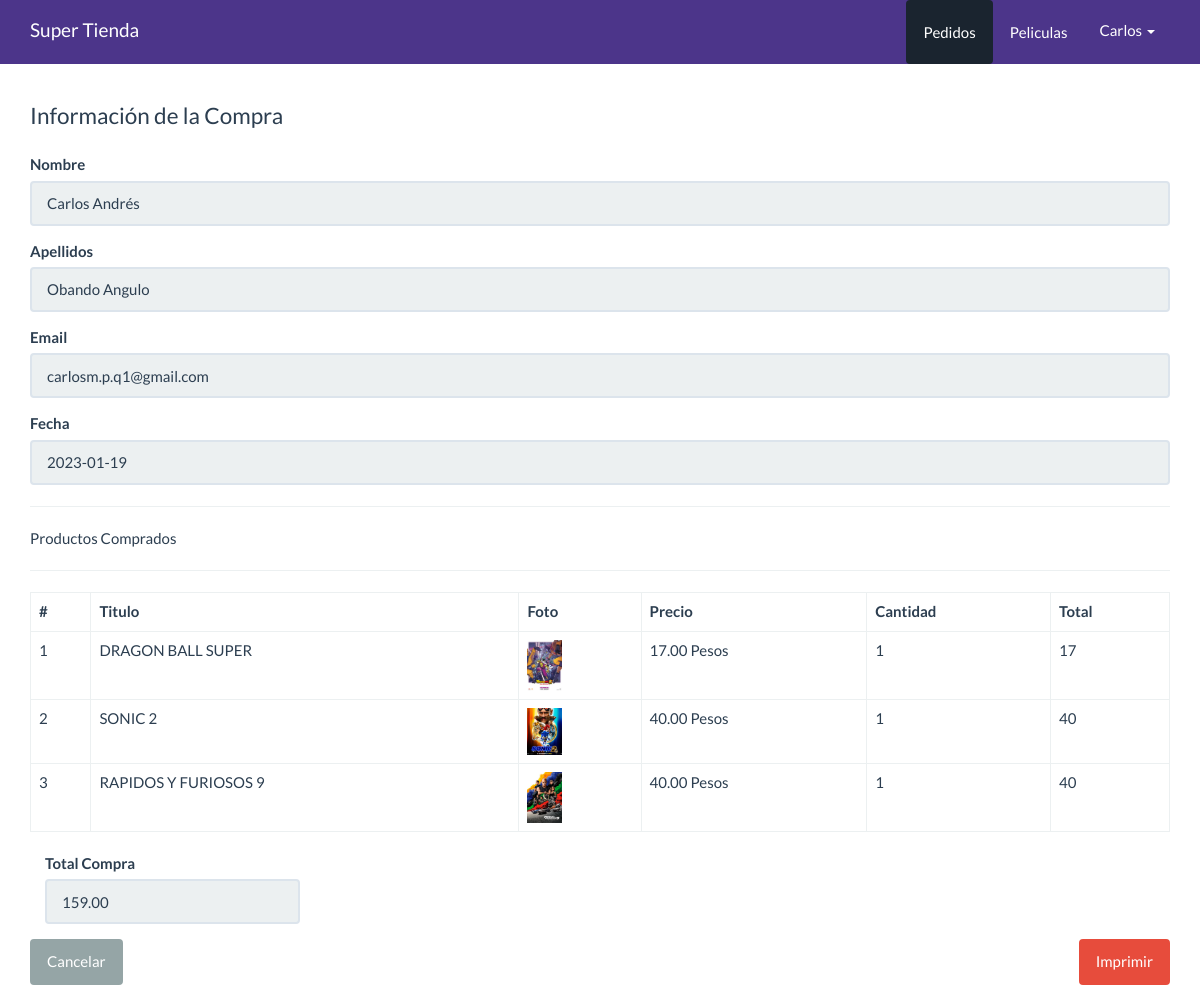
The app's page /Panel/pedidos/ver.php?id=1 (signed in) with its own data.
### tables this page shows
CREATE TABLE `pedidos` (
  `id` int(10) NOT NULL,
  `cliente_id` int(11) NOT NULL,
  `total` decimal(10,2) NOT NULL,
  `fecha` date NOT NULL,
  `estado` int(11) NOT NULL DEFAULT 1
);

CREATE TABLE `clientes` (
  `id` int(10) NOT NULL,
  `nombre` varchar(80) NOT NULL,
  `apellidos` varchar(100) NOT NULL,
  `email` varchar(50) NOT NULL,
  `telefono` varchar(15) NOT NULL,
  `comentario` varchar(300) NOT NULL
);

CREATE TABLE `detalle_pedidos` (
  `id` int(11) NOT NULL,
  `pedido_id` int(11) NOT NULL,
  `pelicula_id` int(11) NOT NULL,
  `precio` decimal(10,2) NOT NULL,
  `cantidad` int(11) NOT NULL,
  `estado` int(11) NOT NULL DEFAULT 1
);

CREATE TABLE `peliculas` (
  `id` int(11) NOT NULL,
  `titulo` varchar(80) NOT NULL,
  `descripcion` varchar(300) NOT NULL,
  `foto` varchar(100) NOT NULL,
  `precio` decimal(10,2) NOT NULL,
  `categoria_id` int(10) NOT NULL,
  `fecha` date NOT NULL,
  `estado` int(11) NOT NULL DEFAULT 1
);

### src/Pedido.php (called while the page is built, shortened)
<?php
class Pedido{
    private $cn = null;
    public function __construct(){
        $this->config = parse_ini_file(__DIR__.'/../config.ini') ;
        $this->cn = new \PDO( $this->config['dns'], $this->config['usuario'],$this->config['clave'],array(
            \PDO::MYSQL_ATTR_INIT_COMMAND => 'SET NAMES utf8'
        ));
    }
    public function mostrarPorId($id)
    {
        $sql = "SELECT p.id, nombre, apellidos, email, total, fecha FROM pedidos p
        INNER JOIN clientes c ON p.cliente_id = c.id WHERE p.id = :id";
        $resultado = $this->cn->prepare($sql);
        $_array = array(
            ':id'=>$id
        );
        if($resultado->execute($_array ))
            return  $resultado->fetch();
        return false;
    }
    public function mostrarDetallePorIdPedido($id)
    {
        $sql = "SELECT
                dp.id,
                pe.titulo,
                dp.precio,
                dp.cantidad,
                pe.foto
                FROM detalle_pedidos dp
                INNER JOIN peliculas pe ON pe.id= dp.pelicula_id
                WHERE dp.pedido_id = :id";
        $resultado = $this->cn->prepare($sql);
        $_array = array(
            ':id'=>$id
        );
        if($resultado->execute( $_array))
            return  $resultado->fetchAll();
        return false;
    }
}

### Panel/pedidos/ver.php (the view, shortened to what this page needs)
<!DOCTYPE html>
<html lang="en">
  <head>
    <link rel="stylesheet" href="../../assets/css/bootstrap.min.css">
    <link rel="stylesheet" href="../../assets/css/style.css">
  </head>
  <body>
    <nav class="navbar navbar-default navbar-fixed-top head">
      <div class="container">
        <div class="navbar-header">
          <a class="navbar-brand" href="../dashboard.php">Super Tienda</a>
        </div>
        <div id="navbar" class="navbar-collapse collapse">
          <ul class="nav navbar-nav pull-right">
            <li class="active">
              <a href="index.php" class="btn">Pedidos</a>
            </li>
            <li>
              <a href="../peliculas/index.php" class="btn">Peliculas</a>
            </li>
            <li class="dropdown">
                <a href="#" class="dropdown-toggle" data-toggle="dropdown" role="button" aria-haspopup="true" aria-expanded="false"><?php print$_SESSION['usuario_info']['nombre_usuario']; ?> <span class="caret"></span></a>
            </li>
          </ul>
        </div>
      </div>
    </nav>
    <div class="container" id="main">
    <div class="row">
          <div class="col-md-12">
            <fieldset>
                <?php
                    $id = $_GET['id'];
                    $pedido = new Supertienda\Pedido;
                    $info_pedido = $pedido->mostrarPorId($id);
                    $info_detalle_pedido = $pedido->mostrarDetallePorIdPedido($id);
                ?>
                <legend>Información de la Compra</legend>
                <div class="form-group">
                    <label>Nombre</label>
                    <input value="<?php print $info_pedido['nombre'] ?>" type="text" class="form-control" readonly>
                </div>
                <div class="form-group">
                    <label>Apellidos</label>
                    <input value="<?php print $info_pedido['apellidos'] ?>" type="text" class="form-control" readonly>
                </div>
                <div class="form-group">
                    <label>Email</label>
                    <input value="<?php print $info_pedido['email'] ?>" type="text" class="form-control" readonly>
                </div>
                <div class="form-group">
                    <label>Fecha</label>
                    <input value="<?php print $info_pedido['fecha'] ?>" type="text" class="form-control" readonly>
                </div>
                <hr>
                    Productos Comprados
                <hr>
                <table class="table table-bordered">
                  <thead>
                    <tr>
                      <th>#</th>
                      <th>Titulo</th>
                      <th>Foto</th>
                      <th>Precio</th>
                      <th>Cantidad</th>
                      <th>
                          Total
                      </th>
                    </tr>
                  </thead>
                  <tbody>
                    <?php
                      $cantidad = count($info_detalle_pedido);
                      if($cantidad > 0){
                        $c=0;
                      for($x =0; $x < $cantidad; $x++){
                        $c++;
                        $item = $info_detalle_pedido[$x];
                        $total = $item['precio'] * $item['cantidad'];
                    ?>
                    <tr>
                      <td><?php print $c?></td>
                      <td><?php print $item['titulo']?></td>
                      <td>
                      <?php
                          $foto = '../../upload/'.$item['foto'];
                          if(file_exists($foto)){
                        ?>
                          <img src="<?php print $foto; ?>" width="35">
                      <?php }else{?>
                          SIN FOTO
                      <?php }?>
                      </td>
                      <td><?php print $item['precio']?> Pesos</td>
                      <td><?php print $item['cantidad']?></td>
                    <td>
                    <?php print $total?>
                    </td>
                    </tr>
                    <?php
                      }
                    }else{
                    ?>
                    <tr>
                      <td colspan="6">NO HAY REGISTROS</td>
                    </tr>
                    <?php }?>
                  </tbody>
                </table>
                <div class="col-md-3">
                    <div class="form-group">
                        <label>Total Compra</label>
                        <input value="<?php print $info_pedido['total'] ?>" type="text" class="form-control" readonly>
                    </div>
                </div>
            </fieldset>
            <div class="pull-left">
                <a href="index.php" class="btn btn-default hidden-print">Cancelar</a>
            </div>
            <div class="pull-right">
                <a href="javascript:;" id="btnImprimir" class="btn btn-danger hidden-print">Imprimir</a>
            </div>
          </div>
        </div>
    </div>
  </body>
</html>

### assets/css/style.css (style rules this page uses)
#main { margin-top: 100px; }
.head { background-color: #4c358a; }

### records on screen
pedidos: cliente.nombre "Carlos Andrés", cliente.apellidos "Obando Angulo", cliente.email "carlosm.p.q1@gmail.com", fecha "2023-01-19", total "159.00"
detalle_pedidos: pelicula.titulo "DRAGON BALL SUPER", pelicula.foto (picture), precio "17.00", cantidad "1", total "17"
detalle_pedidos: pelicula.titulo "SONIC 2", pelicula.foto (picture), precio "40.00", cantidad "1", total "40"
detalle_pedidos: pelicula.titulo "RAPIDOS Y FURIOSOS 9", pelicula.foto (picture), precio "40.00", cantidad "1", total "40"

### other values on screen
$_SESSION['usuario_info']['nombre_usuario'] "Carlos"
